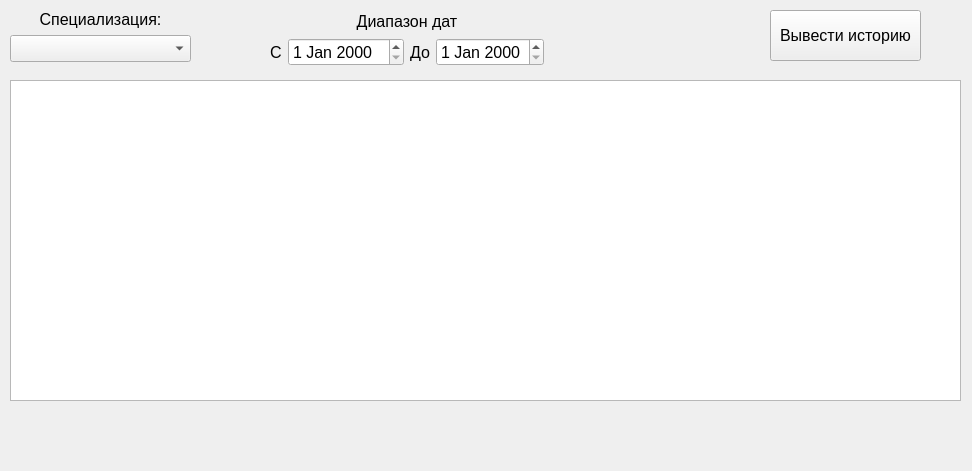
<?xml version="1.0" encoding="UTF-8"?>
<ui version="4.0">
 <class>Form_history_receptions</class>
 <widget class="QWidget" name="Form_history_receptions">
  <property name="geometry">
   <rect>
    <x>0</x>
    <y>0</y>
    <width>972</width>
    <height>471</height>
   </rect>
  </property>
  <property name="windowTitle">
   <string>История приемов</string>
  </property>
  <widget class="QTableWidget" name="tableWidget_h_r">
   <property name="geometry">
    <rect>
     <x>10</x>
     <y>80</y>
     <width>951</width>
     <height>321</height>
    </rect>
   </property>
  </widget>
  <widget class="QPushButton" name="pushButton_select_history">
   <property name="geometry">
    <rect>
     <x>770</x>
     <y>10</y>
     <width>151</width>
     <height>51</height>
    </rect>
   </property>
   <property name="font">
    <font>
     <pointsize>12</pointsize>
    </font>
   </property>
   <property name="text">
    <string>Вывести историю</string>
   </property>
  </widget>
  <widget class="QWidget" name="">
   <property name="geometry">
    <rect>
     <x>270</x>
     <y>10</y>
     <width>274</width>
     <height>56</height>
    </rect>
   </property>
   <layout class="QVBoxLayout" name="verticalLayout">
    <item>
     <widget class="QLabel" name="label_date_range">
      <property name="font">
       <font>
        <pointsize>12</pointsize>
       </font>
      </property>
      <property name="text">
       <string>Диапазон дат</string>
      </property>
      <property name="alignment">
       <set>Qt::AlignCenter</set>
      </property>
     </widget>
    </item>
    <item>
     <layout class="QHBoxLayout" name="horizontalLayout_3">
      <item>
       <layout class="QHBoxLayout" name="horizontalLayout_2">
        <item>
         <widget class="QLabel" name="label_start_date">
          <property name="font">
           <font>
            <pointsize>12</pointsize>
           </font>
          </property>
          <property name="text">
           <string>С</string>
          </property>
         </widget>
        </item>
        <item>
         <widget class="QDateEdit" name="dateEdit_start_date">
          <property name="font">
           <font>
            <pointsize>12</pointsize>
           </font>
          </property>
         </widget>
        </item>
       </layout>
      </item>
      <item>
       <layout class="QHBoxLayout" name="horizontalLayout">
        <item>
         <widget class="QLabel" name="label_end_date">
          <property name="font">
           <font>
            <pointsize>12</pointsize>
           </font>
          </property>
          <property name="text">
           <string>До</string>
          </property>
         </widget>
        </item>
        <item>
         <widget class="QDateEdit" name="dateEdit_end_date">
          <property name="font">
           <font>
            <pointsize>12</pointsize>
           </font>
          </property>
         </widget>
        </item>
       </layout>
      </item>
     </layout>
    </item>
   </layout>
  </widget>
  <widget class="QWidget" name="">
   <property name="geometry">
    <rect>
     <x>10</x>
     <y>10</y>
     <width>181</width>
     <height>52</height>
    </rect>
   </property>
   <layout class="QVBoxLayout" name="verticalLayout_2">
    <item>
     <widget class="QLabel" name="label_spec_d">
      <property name="font">
       <font>
        <pointsize>12</pointsize>
       </font>
      </property>
      <property name="text">
       <string>Специализация:</string>
      </property>
      <property name="alignment">
       <set>Qt::AlignCenter</set>
      </property>
     </widget>
    </item>
    <item>
     <widget class="QComboBox" name="comboBox_spec_d">
      <property name="font">
       <font>
        <pointsize>12</pointsize>
       </font>
      </property>
     </widget>
    </item>
   </layout>
  </widget>
 </widget>
 <resources/>
 <connections/>
</ui>
